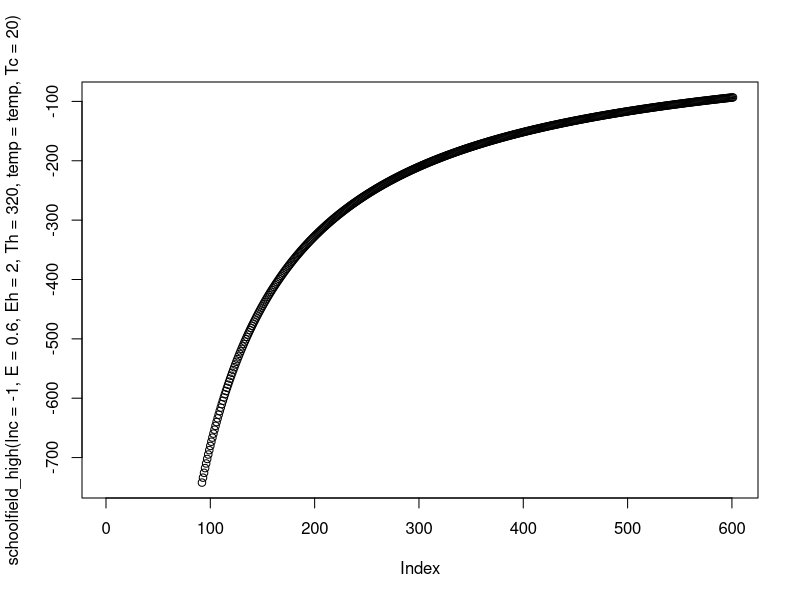

Source code (R):


#writing the Sharpe-Schoolfield function
schoolfield_high <- function(lnc, E, Eh, Th, temp, Tc) {
  Tc <- 273.15 + Tc
  k <- 8.62e-5
  boltzmann.term <- lnc + log(exp(E/k*(1/Tc - 1/temp)))
  inactivation.term <- log(1/(1 + exp(Eh/k*(1/Th - 1/temp))))
  return(boltzmann.term + inactivation.term)
}

temp <- seq(0, 60, .1)

plot(schoolfield_high(lnc = -1, E = 0.6, Eh = 2, Th = 320, temp = temp, Tc = 20))
